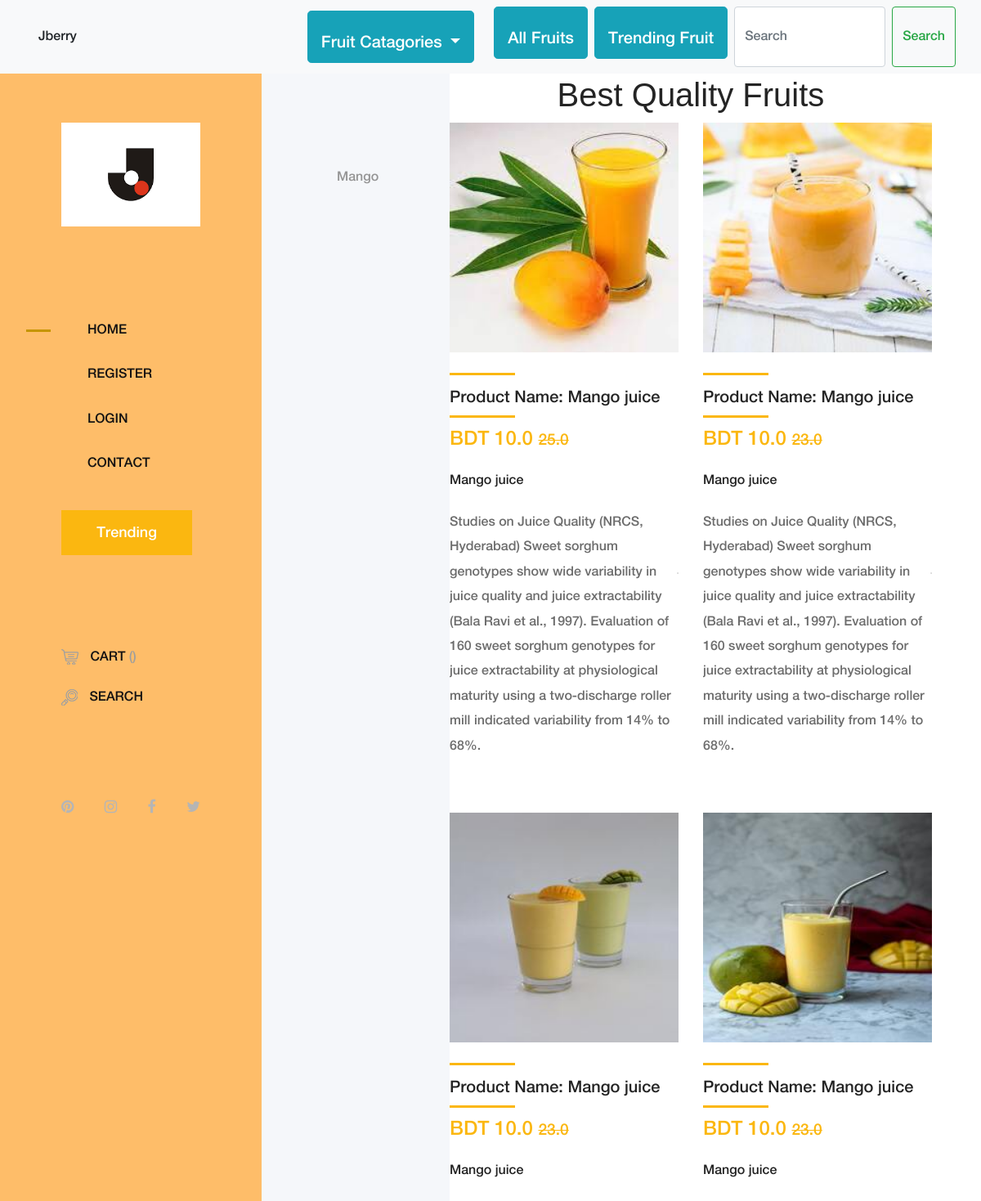
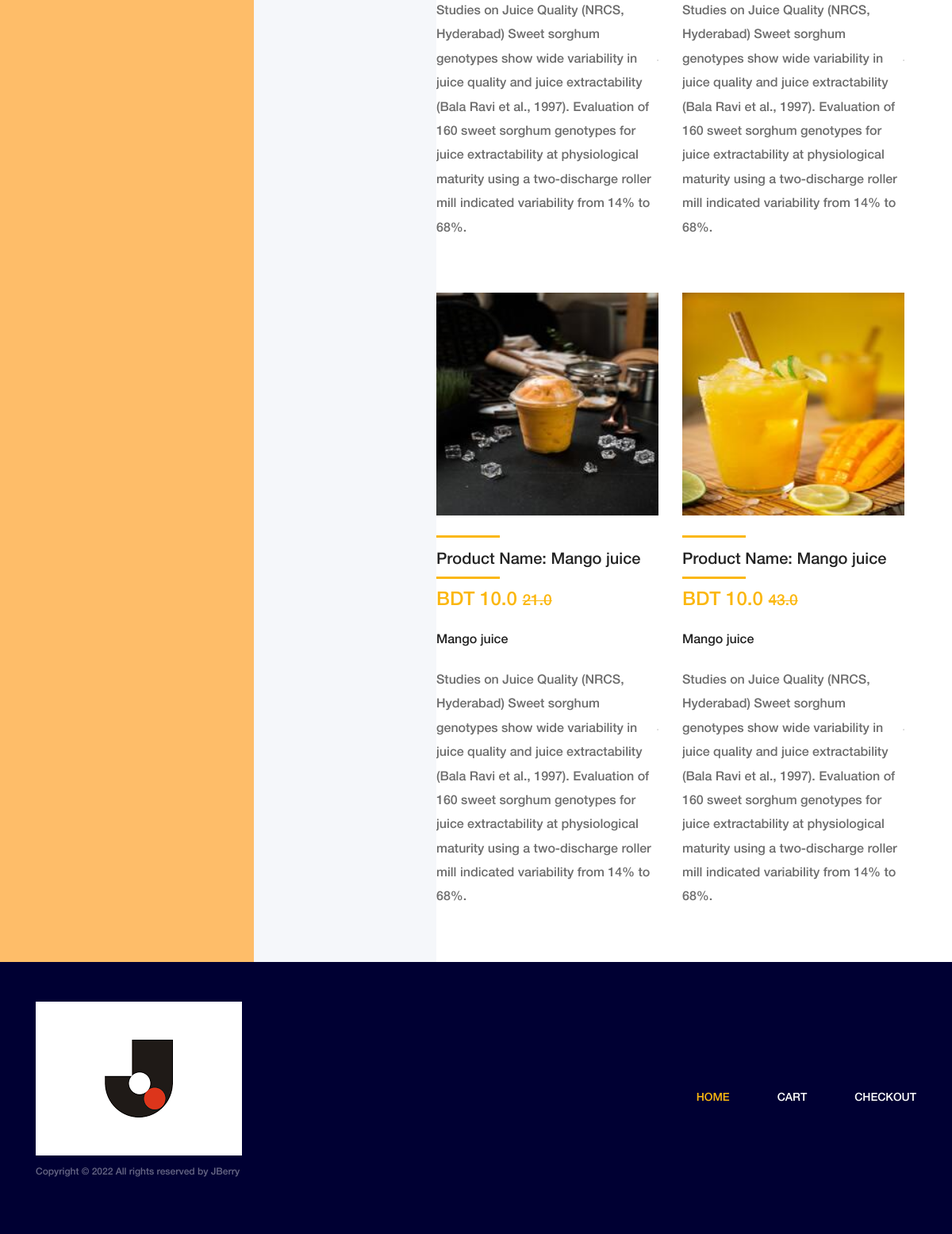
/product/allfruits/Mango/, run on the app's committed database (2 pictures, top to bottom).
### productapp/models.py (models this page shows, shortened)
class product(models.Model):
    pid = models.BigIntegerField(auto_created=True, primary_key=True)
    title = models.CharField(max_length=20)
    description = models.TextField(max_length=200)
    price = models.FloatField()
    discounted_price = models.FloatField(default=10)
    deliveryCharge = models.IntegerField(default=70)
    weight = models.FloatField()
    category = models.CharField(max_length=25)
    delivery = models.SmallIntegerField(default=7)
    in_stock = models.BooleanField(default=True)
    image = models.ImageField(upload_to='upload')

### productapp/views.py (the view)
# urls.py: path('allfruits/<category>/', views.allfruitsByCategory, name='allfruitsByCategory'),
def allfruitsByCategory(request, category=str):
    items = product.objects.filter(category=category)
    categories = {category, }
    context = {
        'items': items,
        'categories': categories
    }
    return render(request, 'all_fruits.html', context)

### templates/all_fruits.html (shortened to what this page needs)
{% extends 'base.html'%}
{% block body %}
<div class="shop_sidebar_area">
            <div class="widget catagory mb-50">
                <div class="catagories-menu">
                    <ul>
                        {% for category in categories%}
                        <li><a href="{% url 'filterByCategory' category%}">{{ category.title}}</a></li>
                        {% endfor%}</ul>
                </div>
            </div>
            </div>
<div class="amado_product_area section-padding-0">
    <div><center><h1 style="font-family: Arial">Best Quality Fruits</h1></center>
    </div>
                <div class="row">
                    {% for item in items %}
                    <div class="col-12 col-sm-6 col-md-12 col-xl-6">
                        <a href="{% url 'get_product' item.pid %}">
                        <div class="single-product-wrapper">
                            <div class="product-img">
                                <img src="{{ item.image.url}}" alt="">
                            </div>
                            <div class="product-description d-flex align-items-center justify-content-between">
                                <div class="product-meta-data">
                                    <div class="line"></div>
                                   <h2 style="font-size: 20px;">Product Name: {{item.title}}</h2>
                                <div class="line"></div>
                                <h4 class="product-price">BDT {{item.discounted_price}}
                                <small class="text-decoration-line-through">{{item.price}}</small></h4><br>
                                        <h6>{{item.title}}</h6>
                                    <p class="product-description"> Studies on Juice Quality (NRCS, Hyderabad)
Sweet sorghum genotypes show wide variability in juice quality and juice extractability (Bala Ravi et al., 1997). Evaluation of 160 sweet sorghum genotypes for juice extractability at physiological maturity using a two-discharge roller mill indicated variability from 14% to 68%. </p>
                                    </a>
                                </div>
                                <div class="ratings-cart text-right">
                                    <div class="cart">
                                        <a href="cart.html" data-toggle="tooltip" data-placement="left" title="Add to Cart"><img src="img/core-img/cart.png" alt=""></a>
                                    </div>
                                </div>
                            </div>
                        </div>
                    </div>
                   {% endfor %}
{% endblock body %}

### templates/base.html (shortened to what this page needs)
{% load static %}
<!DOCTYPE html>
<html lang="en">
<head>
<link href="https://cdn.jsdelivr.net/npm/bootstrap@5.2.0-beta1/dist/css/bootstrap.min.css" rel="stylesheet">
    <link rel="stylesheet" href="{% static 'css/core-style.css'%}">
    <link rel="stylesheet" href="{% static 'css/custom1.css'%}">
</head>
<body>
         <nav class="navbar navbar-expand-lg navbar-light bg-light">
         <div class="container-fluid">
          <a class="nav-link"href="{% url 'index'%}">Jberry </a>
        <form class="d-flex">
             <div class="dropdown navbar-brand">
            <button class="btn btn-info btn-lg me-md-2 pt-sm-4 dropdown-toggle" type="button" data-bs-toggle="dropdown" aria-expanded="false" >
             Fruit Catagories
             </button>
            </div>
            <div>
         <a class="btn btn-info btn-lg me-md-2 pt-sm-4" href="{% url 'index'%}">All Fruits </a></div>
<div>
        <a class="btn btn-info btn-lg me-md-2 pt-sm-4" href="{% url 'trending'%}">Trending Fruit</a>
</div>
        <input class="form-control  me-2" type="search" placeholder="Search" aria-label="Search">
        <button class="btn btn-outline-success " type="submit">Search</button>
       </form>
      </div>
     </nav>
    <div class="main-content-wrapper d-flex clearfix">
        <header class="header-area clearfix">
            <div class="logo">
                <a href="{% url 'index' %}"><img src="{% static 'img/core-img/logo.png' %}" alt=""></a>
            </div>
            <nav class="amado-nav">
                <ul>
                    <li class="active"><a href="{% url 'index'%}">Home</a></li>
                    {% if user.is_authenticated %}
                    <li><a href="{% url 'cartview' %}">Cart
                    <span style="background-color:red";>({{cart_count}})</span></a></li>
                    <li><a href="{% url 'checkout' %}">Checkout</a></li>
                    <li><a href="{% url 'myorder' user.id%}" class="cart-nav"> My Order
                    <span style="background-color: red">({{order_count}})</span></a></li>
                    <li><a href="">{{user.username}}</a></li>
                    <li><a href="{% url 'logout' %}">Logout</a></li>
                    <li><a href="{% url 'contact' %}">Contact</a></li>
                    {% else %}
                    <li><a href="{% url 'register' %}">Register</a></li>
                    <li><a href="{% url 'login' %}">Login</a></li>
                    <li><a href="{% url 'contact' %}">Contact</a></li>
                    {% endif %}
                </ul>
            </nav>
            <div class="amado-btn-group mt-30 mb-100">
                <a href="{% url 'trending'%}" class="btn amado-btn mb-15">Trending</a>
            </div>
            <div class="cart-fav-search mb-100">
                {% if user.is_authenticate %}
                 <a href="cart.html" class="cart-nav"><img src="{% static 'img/core-img/cart.png' %}" alt=""> Cart
                    <span>(0)</span></a>
                <a href="#" class="search-nav"><img src="{% static 'img/core-img/search.png' %}" alt=""> Search</a>
                {% else %}
                <a href="#" class="cart-nav"><img src="{% static 'img/core-img/cart.png' %}" alt=""> Cart
                    <span>({{cart_count}})</span></a>
                <a href="#" class="search-nav"><img src="{% static 'img/core-img/search.png' %}" alt=""> Search</a>
                {% endif %}
            </div>
            <div class="social-info d-flex justify-content-between">
                <a href="#"><i class="fa fa-pinterest" aria-hidden="true"></i></a>
                <a href="#"><i class="fa fa-instagram" aria-hidden="true"></i></a>
                <a href="#"><i class="fa fa-facebook" aria-hidden="true"></i></a>
                <a href="#"><i class="fa fa-twitter" aria-hidden="true"></i></a>
            </div>
        </header>
        {% block body %}
        {% endblock body %}
    <footer class="footer_area clearfix">
        <div class="container">
            <div class="row align-items-center">
                <div class="col-12 col-lg-4">
                    <div class="single_widget_area">
                        <div class="footer-logo mr-50">
                            <a href="{% url 'index' %}"><img src="{% static 'img/core-img/logo.png' %}" alt=""></a>
                        </div>
                        <p class="copywrite">
                            Copyright &copy;
                             All rights reserved by <a href="#" target="_blank">JBerry</a>
                        </p>
                    </div>
                </div>
                <div class="col-12 col-lg-8">
                    <div class="single_widget_area">
                        <div class="footer_menu">
                            <nav class="navbar navbar-expand-lg justify-content-end">
                                <div class="collapse navbar-collapse" id="footerNavContent">
                                    <ul class="navbar-nav ml-auto">
                                        <li class="nav-item active">
                                            <a class="nav-link" href="{% url 'index' %}">Home</a>
                                        </li>
                                        <li class="nav-item">
                                            <a class="nav-link" href="cart.html">Cart</a>
                                        </li>
                                        <li class="nav-item">
                                            <a class="nav-link" href="checkout.html">Checkout</a>
                                        </li>
                                    </ul>
                                </div>
                            </nav>
                        </div>
                    </div>
                </div>
            </div>
        </div>
    </footer>
</body>
</html>

### data on the page
product: image (picture), title "Mango juice", discounted_price "10.0", price "25.0"
product: image (picture), title "Mango juice", discounted_price "10.0", price "23.0"
product: image (picture), title "Mango juice", discounted_price "10.0", price "23.0"
product: image (picture), title "Mango juice", discounted_price "10.0", price "23.0"
product: image (picture), title "Mango juice", discounted_price "10.0", price "21.0"
product: image (picture), title "Mango juice", discounted_price "10.0", price "43.0"

### other printed values
{{ category.title }} "Mango"
